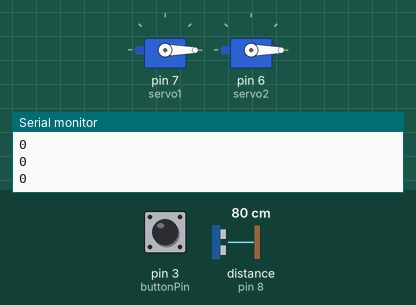
This sketch was run on a simulated Arduino Uno, built with avr-gcc and run on an emulated ATmega328P. Parts: 2 × servo, the last lines printed to the serial monitor. Wiring (inferred from the names in the program): ultrasonic range finder: trigger pin 9; echo pin 8. The test bench sets the inputs (shaded band); at power-on: distance to the obstacle (sensor on pin 8) 80 cm, pin 3 (buttonPin) LOW. The echo pulse lasts 58.3 µs per cm.

Above: at 1.6 s.
1.7 s: distance to the obstacle (sensor on pin 8) set to 34 cm
3.2 s: distance to the obstacle (sensor on pin 8) set to 28 cm
At 4.4 s:
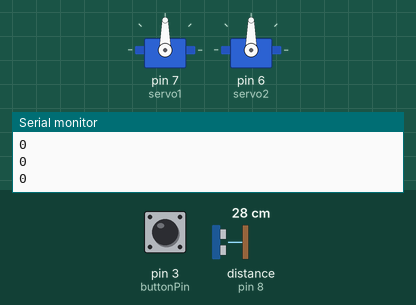
4.7 s: distance to the obstacle (sensor on pin 8) set to 35 cm
At 6.0 s:
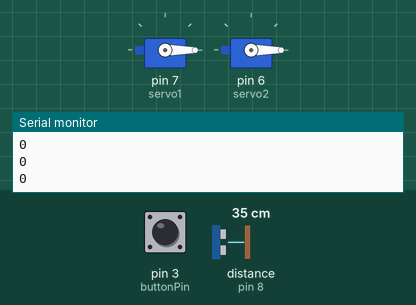
6.3 s: distance to the obstacle (sensor on pin 8) set to 2 cm
At 7.1 s:
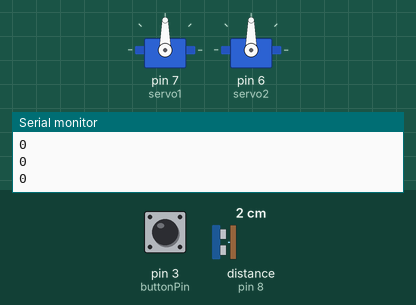
Timing chart, 0 to 8.9 s (numbered marks = the images above; inputs shaded):
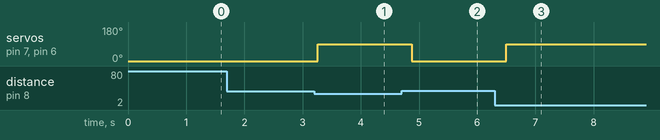

Measured:
- the behaviour switches between 32 and 31 cm on distance to the obstacle (sensor on pin 8) (found by bisection; images 0 and 1)
- after the input at 3.2 s, servo on pin 7 (servo1), servo on pin 6 (servo2): 0° → 90° after 0.06 s
- after the input at 4.7 s, servo on pin 7 (servo1), servo on pin 6 (servo2): 90° → 0° after 0.18 s
- after the input at 6.3 s, servo on pin 7 (servo1), servo on pin 6 (servo2): 0° → 90° after 0.20 s

The sketch:

smart_trash_can_tej4m1.ino
```cpp
// include the servo library and make new servo objects
#include <Servo.h>
Servo servo1;
Servo servo2;

// pushbutton
bool lock = false;
bool buttonPressable = true;
const int buttonPin = 3; // button connected to digital pin 2
// servo activation distance
int distanceVal = 30;

// define ultrasonic distance sensor pins
const int trigPin1 = 9;
const int echoPin1 = 8;
// define variables used for distance sensor
long duration1;
int distance;

//////////////////////////////////////////////////////////////

void setup() {
  Serial.begin(9600); //use serial port with baud rate of 9600
  // first servo
  servo1.attach(7);
  servo1.write(0);
  delay(200);
  // second servo
  servo2.attach(6);
  servo2.write(0);
  delay(200);
  pinMode(trigPin1, OUTPUT);  // Sets the trigPin as an Output
  pinMode(echoPin1, INPUT);   // Sets the echoPin as an Input
  pinMode(buttonPin, INPUT); //output button push status as variable
}

void loop() {
  int buttonState = digitalRead(buttonPin); //store button status as variable
  distanceReady();
  functionality();

  // change servo lock state
  if (buttonState == HIGH && buttonPressable == true){
    lock = !lock;
    }

  // this prevents holding the button down
  if (buttonState == HIGH && buttonPressable == true){
    buttonPressable = false;
  } else if (buttonState == LOW){
    buttonPressable = true;
  }

  // debug to serial monitor
    Serial.println(lock);
}

void distanceReady() {
  // Clears the trigPin
  digitalWrite(trigPin1, LOW);
  delayMicroseconds(2);
  // Sets the trigPin on HIGH state for 10 micro seconds
  digitalWrite(trigPin1, HIGH);
  delayMicroseconds(10);
  digitalWrite(trigPin1, LOW);
  // Reads echoPin, returns the sound wave travel time in ms
  duration1 = pulseIn(echoPin1, HIGH);
  // Calculating distance
  distance = duration1 * 0.034 / 2;
}

// main code that opens/closes the trash can
void functionality() {
  // open can when near
  if (distance <= distanceVal && lock == false) {
    servo1.write(90);
    servo2.write(90);
    delay(200);
    // close can when far
  } else if (distance > distanceVal && lock == false) {
    servo1.write(0);
    servo2.write(0);
    delay(200);
    // freeze servo
  } else if (lock == true){
    delay(200);
  }}
```
